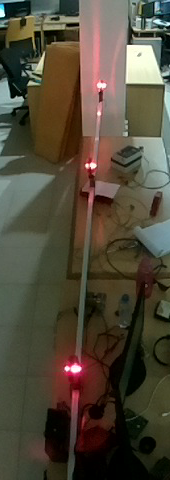
#> input picture GLM_VisualStudio_Win/LedDetector/Test.png, 170 x 480 px
$ python -i FGBG1.py   (imports and definitions only)
#> lines starting #> are read from the running program, lines starting #| are printed output that depends on the picture; after the words box and inside, x2 and y2 are one past the last pixel; in counts of white or black regions, pixels touching at a corner belong together
### GLM_VisualStudio_Win/LedDetector/LedBlinkCounter.py
import numpy as np
import cv2
import time
from RepeatedTimer import PeriodicTimer

#from Diagnostics import LocalLogger
import pickle

class BlinkCounter(object):

    def make_lut_u(self):
        return np.array([[[i,255-i,0] for i in range(256)]],dtype=np.uint8)

    def make_lut_v(self):
        return np.array([[[0,255-i,i] for i in range(256)]],dtype=np.uint8)

    # [5 lines left out: function whoami, not called in this run]

    def __init__(self):
        try:
            self.__LedLocations__         = []
           # self.logger     = LocalLogger('GLM_Diagnostics', self.whoami(), configs)
            #self.SetPreviousLedLocations(LedLocationFilePath)

            self.__TOTAL_NUMBER_OF_LEDS__ = 3
            self.__LedsCentrePointList__  = list()
            self.__LastStateofLedAtPos__  = dict()

            self.__LedBlinkCounter__      = []
            self.__VerdictTimer__         = PeriodicTimer(10, self.GenerateVerdict)

            self.__FoundLED__             = [False,False,False]

            self.__FoundBlackPixel__   = []
            #Black Pixels Found (Bool, Count (total frames passed), Frame Passed after finding black pixels)
            self.__FoundBlackPixel__.append([False, 0 ,0])
            self.__FoundBlackPixel__.append([False, 0, 0])
            self.__FoundBlackPixel__.append([False, 0, 0])

            self.__LedBlinkCounter__      = []
            self.__LedBlinkCounter__.append([0, [False, 0]])
            self.__LedBlinkCounter__.append([1, [False, 0]])
            self.__LedBlinkCounter__.append([2, [False, 0]])
        except:
            #self.logger.log(self.logger.ERROR,'Failed to Init ' +  self.whoami())
            raise ValueError()

    def GetYUVImage(self, image):
        yuvImage = cv2.cvtColor(image, cv2.COLOR_BGR2YUV)
        yuvImage = cv2.GaussianBlur(yuvImage, (5, 5), 0)
        #Separating the y, cb and cr channels
        y,u,v    = cv2.split(yuvImage)
        del yuvImage

        lut_u, lut_v = self.make_lut_u(), self.make_lut_v()
        u = cv2.cvtColor(u, cv2.COLOR_GRAY2BGR)
        v = cv2.cvtColor(v, cv2.COLOR_GRAY2BGR)

        v_mapped = cv2.LUT(v, lut_v)
        u_mapped = cv2.LUT(u, lut_u)
        del lut_u
        del lut_v
        del u
        del v
        # Convert back to BGR so we can apply the LUT and stack the images
        y = cv2.cvtColor(y, cv2.COLOR_GRAY2BGR)

        return y, u_mapped, v_mapped

    # [236 lines left out: functions Adjust_VMap, LightDetectionLogic, GetLastLedBlinkState, SetPreviousLedLocations, IncrementLightCounter, SetLedsCentreLocations and 1 more, not called in this run]

    def FindCountoursInMaskedImage(self, image , cntSize):
        # perform a connected component analysis on the thresholded
        # image, then initialize a mask to store only the "large"
        # components
        labels = measure.label(image, connectivity=2, background=0)
        mask = np.zeros(image.shape, dtype="uint8")

        # loop over the unique components
        for label in np.unique(labels):
            # if this is the background label, ignore it
            if label == 0:
                continue

            # otherwise, construct the label mask and count the
            # number of pixels
            labelMask = np.zeros(image.shape, dtype="uint8")
            labelMask[labels == label] = 255
            numPixels = cv2.countNonZero(labelMask)

            # if the number of pixels in the component is sufficiently
            # large, then add it to our mask of "large blobs"

            if numPixels > cntSize: # Chnage this accordingly
                mask = cv2.add(mask, labelMask)
        # find the contours in the mask, then sort them from left to
        # right
        cnts = cv2.findContours(mask.copy(), cv2.RETR_EXTERNAL,
	        cv2.CHAIN_APPROX_SIMPLE)
        cnts = imutils.grab_contours(cnts)
        return cnts

    # [11 lines left out: function ResetBlinkcounters, not called in this run]

    def GetBlinkCounters(self):
        return self.__LedBlinkCounter__

    # [10 lines left out: function GenerateVerdict, not called in this run]


### GLM_VisualStudio_Win/LedDetector/RepeatedTimer.py
import threading
import time

class PeriodicTimer(object):

    # [5 lines left out: function whoami, not called in this run]

    def __init__(self, interval, function):
        try:
            self._timer     = None
            self.interval   = interval
            self.function   = function
            self.next_call  = time.time()
            #self.args = args
            #self.kwargs = kwargs
            self.runOnce    = False
            self.is_running = False
        except:
            raise ValueError()
        #self.start()

    # [19 lines left out: functions _run, start, stop, not called in this run]

    def restart(self):
        self.stop()
        self.start()

    # [4 lines left out: function IncreaseInterval, not called in this run]

### GLM_VisualStudio_Win/LedDetector/FGBG1.py
#from __future__ import print_function
#from __future__ import division
from imutils import contours
from skimage import measure
from pylab import *
import imutils
import cv2
import numpy as np
from numpy import mean
import argparse
import os, sys
import LedBlinkCounter as BCounter
#from PIL import Image, ImageStat
#from collections import namedtuple
blinkCounter = BCounter.BlinkCounter()
# [5 lines of commented-out code are left out]


# [107 lines left out: functions get_part_of_day, StaticVideoSource, CheckImageContours, StaticFGBG_Substraction, not called in this run]


def YUV_LedDetection(image):
    orignalImg = image.copy()
    imageHeight = image.shape[0]
    imageWidth  = image.shape[1]

    grayimg =cv2.cvtColor(image, cv2.COLOR_BGR2GRAY)
    y, u_mapped, v_mapped = blinkCounter.GetYUVImage(image)

    avgBrightness = int(mean(y))
    print('Brightnesss =' + str(avgBrightness))
    isDay = False
    DayLightLow = np.array([0,0,105])
    DayLightHigh = np.array([0,113,255])

    LowRedBright  = np.array([0,0,180])
    HighRedBright = np.array([0,105,255])

    HighRedBrightest = np.array([0,110,255])
    HighRedAbove100 = np.array([0,114,255])

    LowRedDark  = np.array([0,0,230])
    HighRedDark = np.array([0,80,255])

    redColorMask = []
    if avgBrightness > 30 and avgBrightness < 50:
        v_mapped[10:int(imageHeight/2), 10:imageWidth - 10][:,:,2] += 30
        cv2.imshow ('v_mapped',v_mapped)

        redColorMask = cv2.inRange(v_mapped, LowRedBright, HighRedBright)
        cv2.imshow ('redColorMask1',redColorMask)
        redColorMask[10:60, 30:imageWidth - 40] = cv2.dilate(redColorMask[10:60, 30:imageWidth - 40] , None, iterations=6)

    elif avgBrightness >= 50 and avgBrightness < 80:
        v_mapped[10:int(imageHeight/2), 10:imageWidth - 10][:,:,2] += 50
        cv2.imshow ('v_mapped',v_mapped)

        redColorMask = cv2.inRange(v_mapped, LowRedBright, HighRedBrightest)
        cv2.imshow ('redColorMask2',redColorMask)
        redColorMask[10:60, 30:imageWidth - 40] = cv2.dilate(redColorMask[10:60, 30:imageWidth - 40] , None, iterations=6)

    elif  avgBrightness >= 80 and avgBrightness < 100:
        y[10:120, 30: image.shape[1] - 40] += 30
        v_mapped[10:int(imageHeight/2), 10:imageWidth - 10][:,:,2] += 50
        cv2.imshow ('v_mapped',v_mapped)

        redColorMask = cv2.inRange(v_mapped, LowRedBright, HighRedAbove100)
        cv2.imshow ('redColorMask2',redColorMask)
        redColorMask[10:int(imageHeight/2), 30:imageWidth - 40] = cv2.dilate(redColorMask[10:int(imageHeight/2), 30:imageWidth - 40] , None, iterations=6)

    elif avgBrightness >= 100 :
        isDay = True
        y[10:int(imageHeight/2), 10:imageWidth - 10][:,:,2] += 50

        cv2.imshow ('brightness',y)
#        colorRange(v_mapped)
        cv2.imshow ('v_mapped',v_mapped)
        redColorMask = cv2.inRange(v_mapped, DayLightLow, DayLightHigh)
        cv2.imshow ('redColorMask3',redColorMask)

        #redColorMask[10:int(imageHeight/2), 30:imageWidth - 40] = cv2.dilate(redColorMask[10:int(imageHeight/2), 30:imageWidth - 40] , None, iterations=6)
        #cv2.imshow ('redColorMask32',redColorMask)
    else:
        #v_mapped[10:int(imageHeight/2), 10:imageWidth - 10][:,:,2] += 30
        cv2.imshow ('v_mapped',v_mapped)

        redColorMask = cv2.inRange(v_mapped, LowRedDark, HighRedDark)
        cv2.imshow ('redColorMask4',redColorMask)
        redColorMask[10:60, 30:imageWidth - 40] = cv2.dilate(redColorMask[10:60, 30:imageWidth - 40] , None, iterations=6)

    LuminanceMask = CalculateLuminance(y, isDay)

    Mask = cv2.bitwise_and(LuminanceMask, redColorMask)
    Mask = cv2.dilate(Mask, None, iterations=2)

    redCnts = blinkCounter.FindCountoursInMaskedImage(LuminanceMask, 100)
    #LuminanceCnts = FindCountoursInMaskedImage(LuminanceMask, 10)
    #finalCnts = FindNearByCountours(redCnts, LuminanceCnts, grayimg, cntDst)
    cv2.imshow ('Mask',Mask)
    cv2.imshow ('image',image)
    cv2.imshow ('redColorMask',redColorMask)
    cv2.imshow ('LuminanceMask',LuminanceMask)

    return True, redCnts

def CalculateLuminance(image, isDay):

    if isDay == True:
       Low_Luminance = np.array([0,0,0])
       high_Luminance = np.array([255,72,255])
    else:
        Low_Luminance = np.array([220,0,224])
        high_Luminance = np.array([255,255,255])


    LuminanceMask = cv2.inRange(image, Low_Luminance, high_Luminance)
    LuminanceMask = cv2.dilate(LuminanceMask, None, iterations=4)
    return LuminanceMask

# [32 lines left out: function FindNearByCountours, not called in this run]

# [9 lines not run here, left out]

    #print (cv2.__version__)
    #StaticVideoSource('Test.mp4')

>>> import cv2
>>> picture = cv2.imread('Test.png')
#> picture is the input picture: shape (480, 170, 3); mean B, G, R 56.9, 72.8, 80
>>> result = YUV_LedDetection(picture)
#> in YUV_LedDetection, `grayimg =cv2.cvtColor(image, cv2.COLOR_BGR2GRAY)`:
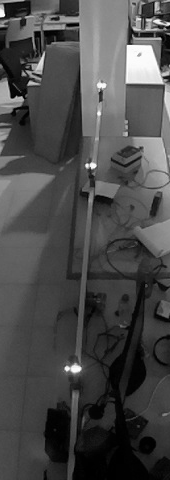
#> grayimg: shape (480, 170); min 0, max 254, mean 73.1
#> in GetYUVImage, `yuvImage = cv2.cvtColor(image, cv2.COLOR_BGR2YUV)`: yuvImage: shape (480, 170, 3); mean of channels 0, 1, 2 73.1, 120.1, 134.1
#> in GetYUVImage, `yuvImage = cv2.GaussianBlur(yuvImage, (5, 5), 0)`: yuvImage: shape (480, 170, 3); mean of channels 0, 1, 2 73.1, 120.1, 134.1
#> in GetYUVImage, `y,u,v    = cv2.split(yuvImage)`:
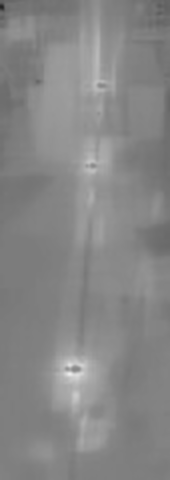
#> v: shape (480, 170); min 36, max 237, mean 134.1
#> in GetYUVImage, `u_mapped = cv2.LUT(u, lut_u)`:
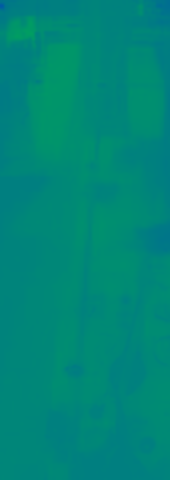
#> u_mapped: shape (480, 170, 3); mean B, G, R 120.1, 134.9, 0
#> in YUV_LedDetection, `avgBrightness = int(mean(y))`: avgBrightness = 73
#| Brightnesss =73
#> in YUV_LedDetection, `v_mapped[10:int(imageHeight/2), 10:imageWidth - 10][:,:,2] += 50`:
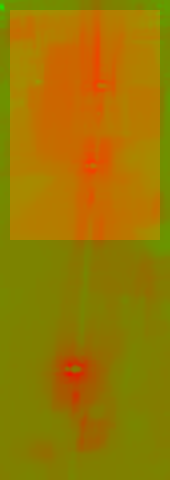
#> v_mapped: shape (480, 170, 3); mean B, G, R 0, 120.9, 155.2
#> in YUV_LedDetection, `redColorMask = cv2.inRange(v_mapped, LowRedBright, HighRedBrightest)`:
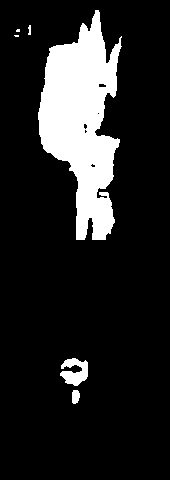
#> redColorMask: shape (480, 170); 14.3% white; 6 white regions (2 under 20 px), largest, box (x1, y1, x2, y2) and area: (38, 10, 122, 240) 11020, (60, 358, 88, 386) 496, (72, 390, 80, 404) 94, (28, 25, 31, 35) 24
#> in YUV_LedDetection, `redColorMask[10:60, 30:imageWidth - 40] = cv2.dilate(redColorMask[10:6..`:
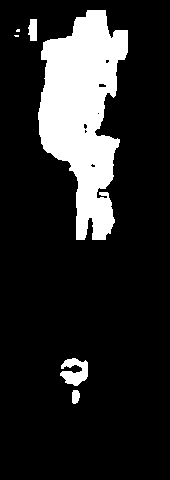
#> redColorMask: shape (480, 170); 16% white; 6 white regions (2 under 20 px), largest, box (x1, y1, x2, y2) and area: (38, 10, 128, 240) 12302, (60, 358, 88, 386) 496, (28, 19, 37, 41) 168, (72, 390, 80, 404) 94
#> in CalculateLuminance, `LuminanceMask = cv2.inRange(image, Low_Luminance, high_Luminance)`: LuminanceMask: shape (480, 170); 1.4% white; 8 white regions (5 under 20 px), largest, box (x1, y1, x2, y2) and area: (127, 46, 161, 82) 1022, (72, 366, 80, 372) 33, (98, 84, 105, 87) 20
#> in CalculateLuminance, `LuminanceMask = cv2.dilate(LuminanceMask, None, iterations=4)`: LuminanceMask: shape (480, 170); 3.1% white; 7 white regions, largest, box (x1, y1, x2, y2) and area: (123, 42, 165, 86) 1664, (62, 362, 84, 376) 268, (94, 80, 109, 91) 164
#> in YUV_LedDetection, `Mask = cv2.bitwise_and(LuminanceMask, redColorMask)`: Mask: shape (480, 170); 0.73% white; 5 white regions, box (x1, y1, x2, y2) and area: (62, 362, 84, 376) 173, (94, 80, 109, 91) 145, (87, 160, 99, 171) 122, (94, 109, 104, 118) 89, (123, 42, 128, 60) 69
#> in YUV_LedDetection, `Mask = cv2.dilate(Mask, None, iterations=2)`:
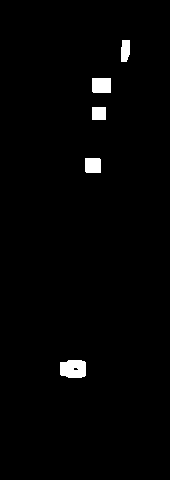
#> Mask: shape (480, 170); 1.6% white; 5 white regions, box (x1, y1, x2, y2) and area: (60, 360, 86, 378) 421, (92, 78, 111, 93) 284, (85, 158, 101, 173) 238, (92, 107, 106, 120) 182, (121, 40, 130, 62) 177
#> (the run stopped early here; a loop or call above may not have finished)
